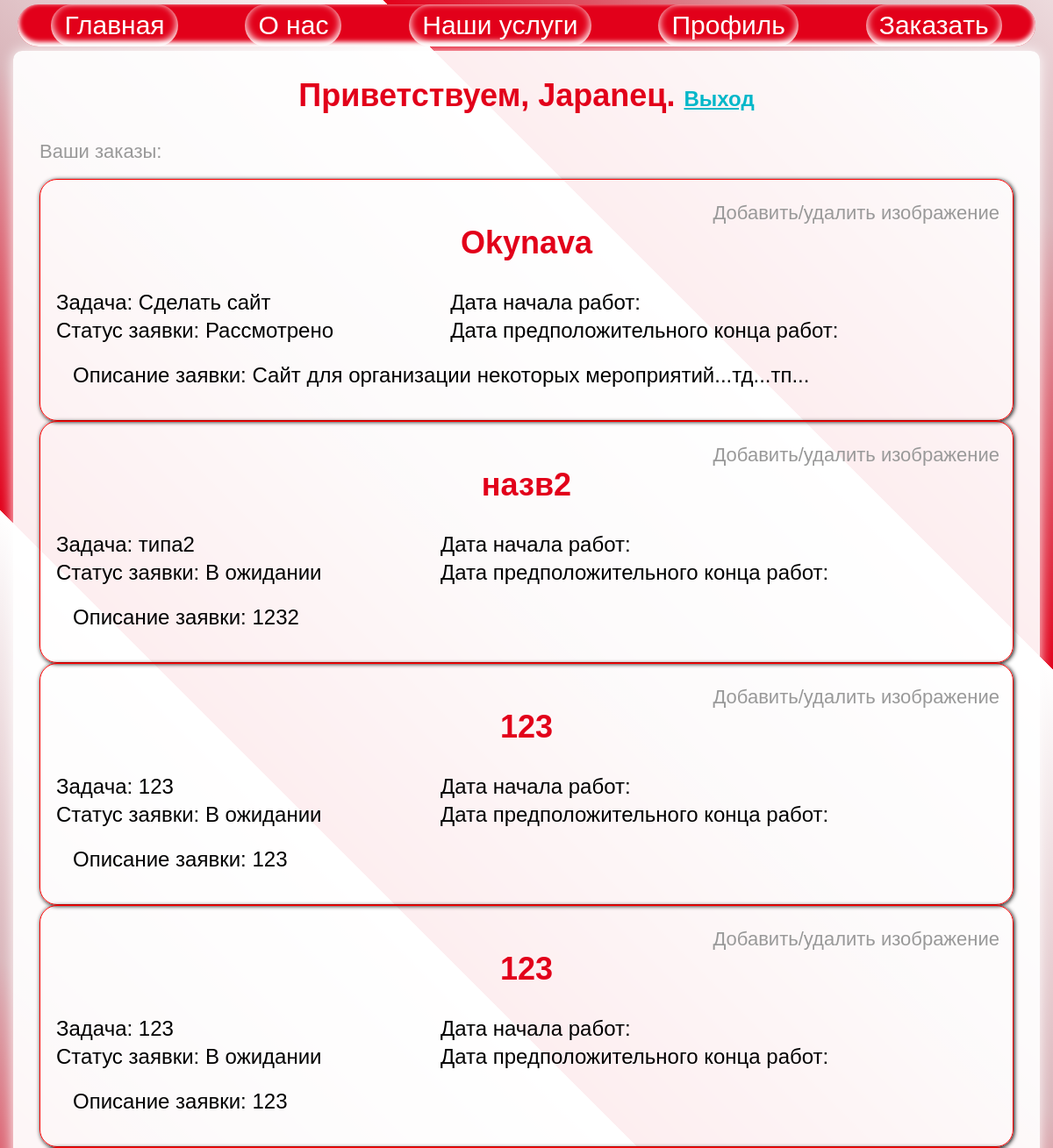
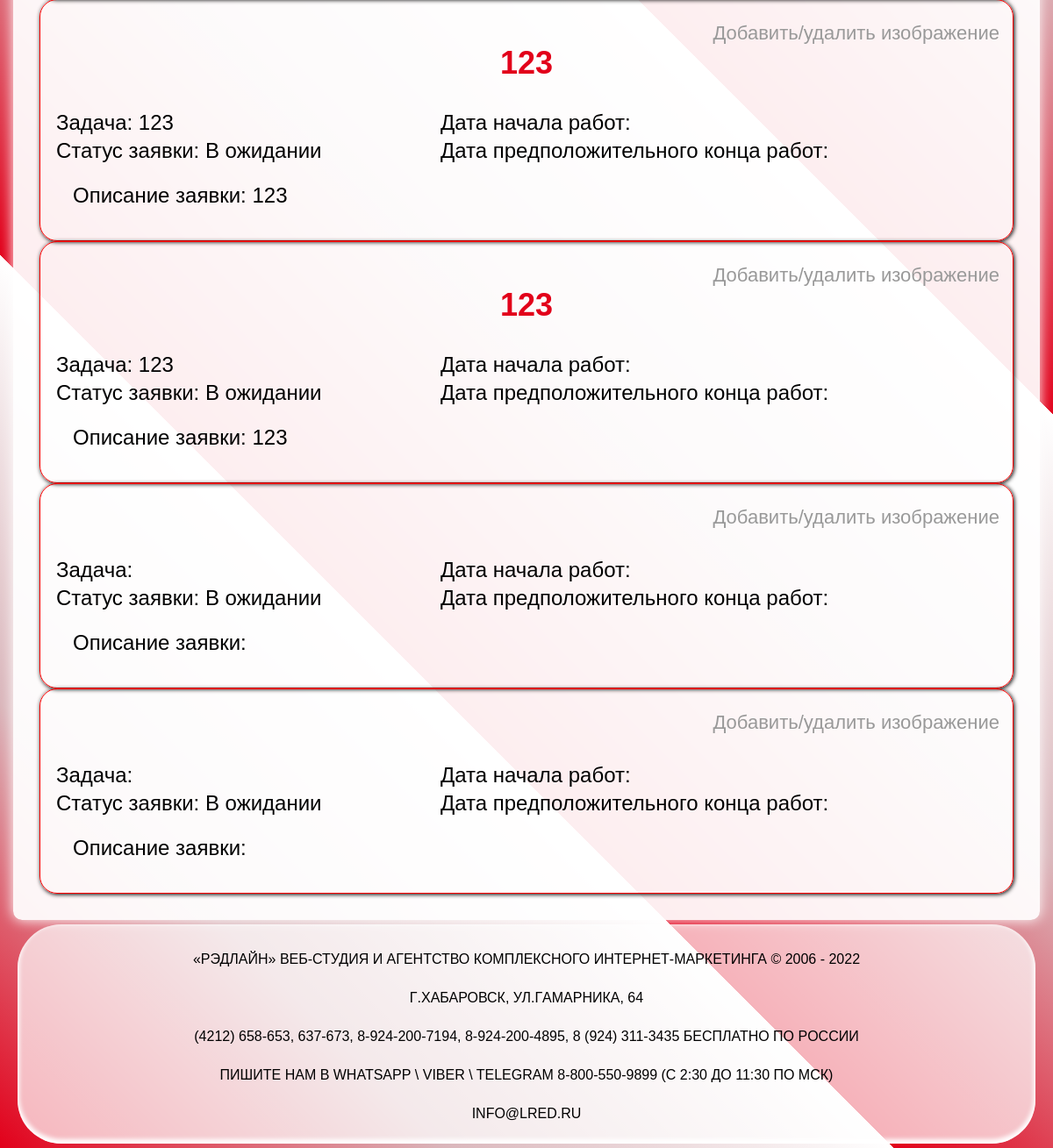
The app's page /profile.php (signed in) with its own data (2 pictures, top to bottom).
### tables this page shows
CREATE TABLE `order_info` (
  `id` int(11) NOT NULL,
  `user_id` int(11) NOT NULL,
  `order_id` int(11) NOT NULL,
  `status` varchar(30) NOT NULL,
  `start_time` varchar(25) DEFAULT NULL,
  `end_time` varchar(25) DEFAULT NULL
);

CREATE TABLE `orders` (
  `id` int(11) NOT NULL,
  `type` varchar(255) DEFAULT NULL,
  `title` varchar(255) DEFAULT NULL,
  `description` varchar(2048) DEFAULT NULL
);

### profile.php (the view, shortened to what this page needs)
<?php
if (empty($_SESSION['login']) or empty($_SESSION['id'])){
    echo ('<p class="index_title_first">Авторизация</p>
        <form class="profile_form" action="testreg.php" method="post"><p>
                <label>Ваш логин:</label><br>
                <input name="login" type="text" size="15" maxlength="15">
            </p>
            <p>
                <label>Ваш пароль:<br></label>
                <input name="password" type="password" size="15" maxlength="15">
            </p>
            <p>
                <input type="submit" name="submit" value="Войти"><br>
                <a href="reg.php">Зарегистрироваться</a>
            </p>
        </form><br>');
}else{
    echo '<p class="index_title_first"> Приветствуем, '.$_SESSION['login'].
    '. <a style="font-size:24px;" href="exit.php"> Выход</a></p>
    <p class="index_title_2">Ваши заказы:</p><br><div>';
    include_once('bd.php');
    $userId = $_SESSION['id'];
    $result = mysqli_query($db,"SELECT * FROM order_info
        JOIN orders ON order_info.order_id = orders.id
        JOIN images ON images.order_id = orders.id
        WHERE order_info.user_id = '$userId'
    ");
    while($data = mysqli_fetch_assoc($result)){
        echo '
            <div id="'.$data['id'].'" class="orders">
                <div class="index_title_2 orderEditor">
                    <p onclick="OpenEdit()">Добавить/удалить изображение</p>
                </div>
                <p class="index_title_first">'.$data['title'].'</p>
                <table>
                    <tr>
                        <td>Задача: '.$data['type'].'</td>
                        <td>Дата начала работ: '.$data['start_time'].'</td>
                    </tr>
                    <tr>
                        <td>Статус заявки: '.$data['status'].'</td>
                        <td>Дата предположительного конца работ: '.$data['end_time'].'</td>
                    </tr>
                    <tr>
                        <td colspan="2" style="padding: 20px;">Описание заявки: '.$data['description'].'</td>
                    </tr>
                </table>
                <div class="order_images">
                    <script>
                        document.write(ImageAdder("'.$data['path'].'"))
                    </script>
                </div>
            </div>';
    }
    echo '</div>';
}
?>

### main.css (style rules this page uses)
* { margin:0; font-family: sans-serif; }
a:any-link { text-decoration: underline #00b7c9; color: #00b7c9; transition-duration: 1000ms; }
.header { margin: 5px; display: flex; border-radius: 50px; background-color: #e2001a; box-shadow: inset 0px -3px 5px 2px #fff; height: 6vh; justify-content: space-around; align-items: center; }
.header a { height: -webkit-fill-available; padding: 0 15px; display: flex; align-items: center; box-shadow: inset 0px -3px 8px 1px #fff; border-radius: 47px; color: #fff; font-size: 30; text-decoration: none; transition-duration: 1000ms; }
.footer { display: flex; flex-direction: column; font-size: 23px; color: #000000; font-variant: all-small-caps; padding: 15px; height: 220px; background-color: #ffffffb3; }
body { max-width: 1600px; margin: auto; padding: 0 15px; background: repeating-linear-gradient(45deg, #e2001a, #dab6bb, transparent 60vw); }
.body { border-radius: 10px; background: #ffffffee; min-height: 70vh; box-shadow: 0px 0px 15px #fff; padding: 30px; }
.index_title_first { text-align: center; font-size: 36px; margin-bottom: 30px; color: #e2001a; font-weight: 700; }
.index_title_2 { text-align: justify; font-size: 22px; margin-top: 10px; color: #999; transition-duration: 1000ms; }
.orders { border: 1px solid red; border-radius: 20px; padding: 15px; box-shadow: 1px 1px 5px #000; display: flex; flex-direction: column; }
.orders table { font-weight: 500; font-size: 24px; }
.orderEditor { text-align: end; cursor:pointer; }

### records on screen
order_info: order.title "Okynava", order.type "Сделать сайт", status "Рассмотрено", order.description "Сайт для организации некоторых мероприятий...тд...тп..."
order_info: order.title "назв2", order.type "типа2", status "В ожидании", order.description "1232"
order_info: order.title "123", order.type "123", status "В ожидании", order.description "123"
order_info: order.title "123", order.type "123", status "В ожидании", order.description "123"
order_info: order.title "123", order.type "123", status "В ожидании", order.description "123"
order_info: order.title "123", order.type "123", status "В ожидании", order.description "123"
order_info: status "В ожидании"
order_info: status "В ожидании"

### other values on screen
$_SESSION['login'] "Japanец"
